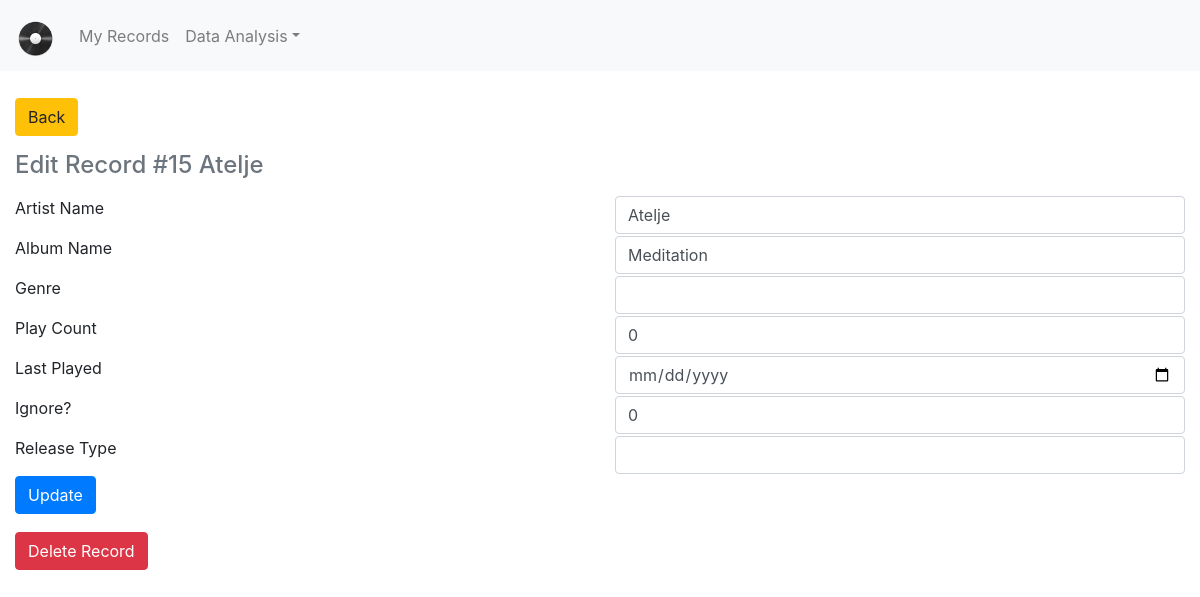
The app's page /edit_record/15, older data.
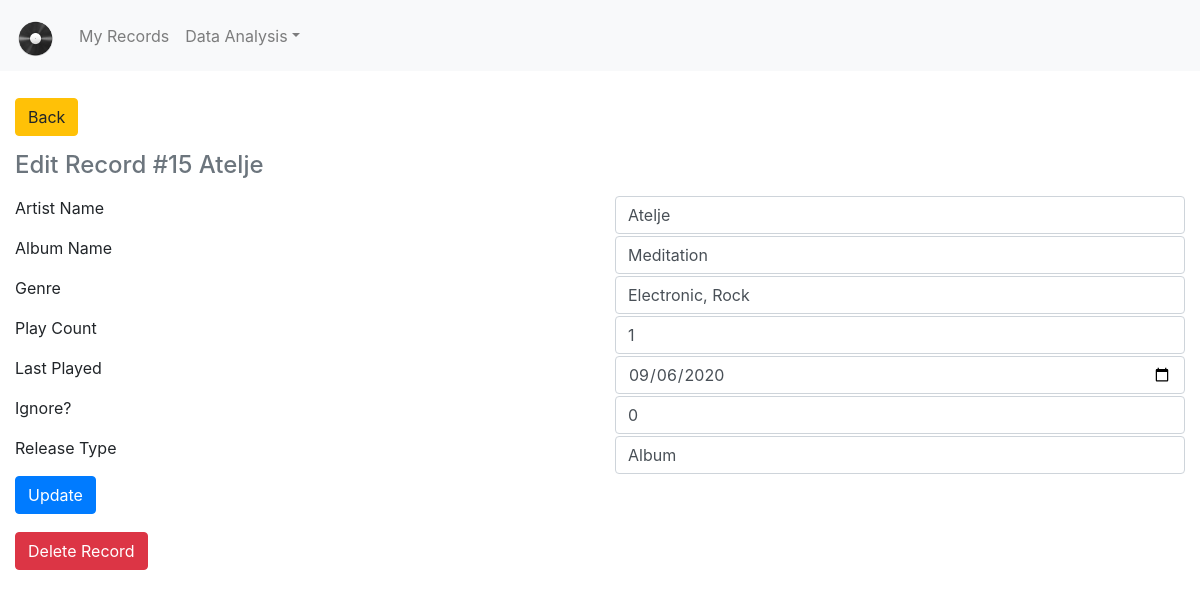
The same page, newer data.
### tables this page shows
CREATE TABLE records (id integer primary key, artist_name varchar(765), album_name varchar(765), genre varchar(765), play_count integer, last_played timestamp, ignore, date_added timestamp, release_type varchar(765) default '');

### main.py (the view)
@app.route('/edit_record/<id>', methods=['GET', 'POST'])
def edit_record(id):
    print('id='+str(id))
    (columns, row) = functions.read_row(config.DB_NAME, 'records', id)
    if row[5] == '':
        last_played = None
    elif row[5] is not None:
        last_played=datetime.strptime(row[5], '%Y-%m-%d')
    else:
        last_played = None
    form = forms.EditRecord(
        artist_name=row[1],
        album_name=row[2],
        genre=row[3],
        play_count=row[4],
        last_played=last_played,
        ignore=row[6],
        release_type=row[8])
    if form.is_submitted():
        result = functions.get_form_data(list(request.form.values()))
        print (result)
        functions.update_record(id, result)
        return redirect(url_for('my_records_detail',_anchor=id))
    return render_template('edit_record.html', form=form, id=id, row=row)

### forms.py
class EditRecord(FlaskForm):
    artist_name = wt.StringField('Artist Name')
    album_name = wt.StringField('Album Name')
    genre = wt.StringField('Genre')
    play_count = wt5.IntegerField('Play Count')
    last_played = wt5.DateField('Last Played', format='%Y-%m-%d')
    ignore = wt5.IntegerField('Ignore?')
    release_type = wt.StringField('Release Type')
    submit = wt.SubmitField('Update')

### functions.py (called while the page is built)
def read_row(database, table, id):
    try:
        database = str(database)
        table = str(table)
        id = str(id)
        print(database, table, id)
    except Exception as e:
        print(e)
    con = sqlite3.connect(config.DB_NAME)
    cur = con.cursor()
    cur.execute('PRAGMA table_info(' + table +')')
    temp_columns = cur.fetchall()
    columns = []
    for tuple in temp_columns:
        columns.append(tuple[1])
    print(columns)
    cur.execute('SELECT * FROM ' + table + ' WHERE id = ' + id)
    row = cur.fetchall()
    if row == []:
        print('Error: No record with ID ' + id)
    else:
        print(row)
    con.close()
    return (columns, row[0]) # need to do row[0] instead of just row since the cursor returns a tuple of lists (we just need the list)

### templates/edit_record.html (shortened to what this page needs)
{% extends "base.html" %}
{% set active_page = "edit_record" %}
{% block content %}
<div class="container-fluid" style="padding-bottom: 15px; padding-top: 10px;">
    <a class="btn btn-warning mt-2"  href="{{ url_for('my_records_detail',_anchor=id) }}">Back</a>
</div>
<div class="container-fluid">
    <h4 class="mb-3 text-secondary">Edit Record #{{ id }} {{ row[1] }}</h4>
    <form method="post" autocomplete="off" enctype="multipart/form-data">
        {% for field in form if (field.name != 'csrf_token') and (field.name != 'submit') %}
            <div class="form row">
                <div class="col"><label class="form-label"> {{ field.label() }} </label></div>
                <div class="col"> {{ field(class="form-control") }} </div>
            </div>
        {% endfor %}
        <div class="row">
            <div class="col-sm">{{ form.submit(class="btn btn-primary") }}</div>
        </div>
    </form>
</div>
<div class="container-fluid" style="padding-bottom: 15px; padding-top: 10px;">
    <a class="btn btn-danger mt-2" data-toggle="modal" data-target="#delete">Delete Record</a>
</div>
{% endblock %}

### templates/base.html (shortened to what this page needs)
<!doctype html>
<html lang="en">
<head>
    <link rel="stylesheet" href="https://stackpath.bootstrapcdn.com/bootstrap/4.5.1/css/bootstrap.min.css">
    <link href="/docs/4.2/dist/css/bootstrap.min.css" rel="stylesheet">
    <link rel="stylesheet" src="extensions/sticky-header/bootstrap-table-sticky-header.css">
</head>
<body style="padding-top: 80px;">
    <nav class="navbar navbar-expand-lg fixed-top navbar-light bg-light">
      <a class="navbar-brand" href="{{ url_for('index') }}"><img src="/static/record.png" height="45" style="padding-top: 6px;"></a>
      <div class="collapse navbar-collapse" id="navbarCollapse">
          <ul class="navbar-nav mr-auto">
              <li class="nav-item {{ 'active' if active_page == 'my_records' else '' }}"><a class="nav-link" href="{{ url_for('my_records') }}">My Records</a></li>
              <li class="nav-item dropdown {{ 'active' if active_page == 'data_analysis' else '' }}">
                    <a class="nav-link dropdown-toggle" id="navbarDropdownMenu" data-toggle="dropdown" aria-haspopup="true" aria-expanded="false">Data Analysis</a>
          </ul>
      </div>
    </nav>
{% block content %}{% endblock %}
</body>
</html>

### templates/base.html (style rules this page uses)
body { padding-top:50px; }

Row changes from the older to the newer data that the page shows:
changed records "Atelje": genre (not shown) → "Electronic, Rock"; play_count "0" → "1"; last_played (not shown) → "09/06/2020"; release_type (not shown) → "Album"
